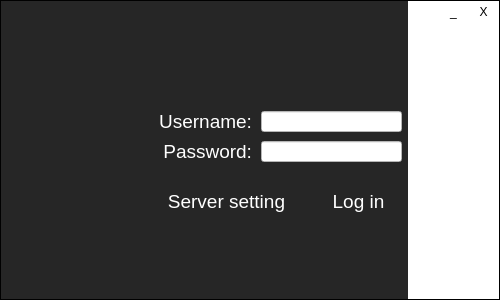
<?xml version="1.0" encoding="UTF-8"?>
<ui version="4.0">
 <class>Form</class>
 <widget class="QWidget" name="Form">
  <property name="geometry">
   <rect>
    <x>0</x>
    <y>0</y>
    <width>500</width>
    <height>300</height>
   </rect>
  </property>
  <property name="sizePolicy">
   <sizepolicy hsizetype="Fixed" vsizetype="Fixed">
    <horstretch>0</horstretch>
    <verstretch>0</verstretch>
   </sizepolicy>
  </property>
  <property name="windowTitle">
   <string>Form</string>
  </property>
  <property name="styleSheet">
   <string notr="true">background-color: #000000</string>
  </property>
  <layout class="QHBoxLayout" name="horizontalLayout" stretch="0,20">
   <property name="spacing">
    <number>0</number>
   </property>
   <property name="leftMargin">
    <number>1</number>
   </property>
   <property name="topMargin">
    <number>1</number>
   </property>
   <property name="rightMargin">
    <number>1</number>
   </property>
   <property name="bottomMargin">
    <number>1</number>
   </property>
   <item>
    <widget class="QStackedWidget" name="login_form_stacked_widget">
     <property name="sizePolicy">
      <sizepolicy hsizetype="Minimum" vsizetype="Minimum">
       <horstretch>0</horstretch>
       <verstretch>0</verstretch>
      </sizepolicy>
     </property>
     <property name="minimumSize">
      <size>
       <width>407</width>
       <height>298</height>
      </size>
     </property>
     <property name="styleSheet">
      <string notr="true">background-color: #262626</string>
     </property>
     <property name="inputMethodHints">
      <set>Qt::ImhNone</set>
     </property>
     <property name="currentIndex">
      <number>0</number>
     </property>
     <widget class="QWidget" name="stackedWidgetPage1">
      <widget class="QLabel" name="label_2">
       <property name="geometry">
        <rect>
         <x>150</x>
         <y>140</y>
         <width>101</width>
         <height>21</height>
        </rect>
       </property>
       <property name="font">
        <font>
         <family>Yu Gothic UI</family>
         <pointsize>14</pointsize>
         <weight>50</weight>
         <bold>false</bold>
        </font>
       </property>
       <property name="styleSheet">
        <string notr="true">color:white;</string>
       </property>
       <property name="text">
        <string>Password:</string>
       </property>
       <property name="alignment">
        <set>Qt::AlignRight|Qt::AlignTrailing|Qt::AlignVCenter</set>
       </property>
      </widget>
      <widget class="QLineEdit" name="password_edit">
       <property name="geometry">
        <rect>
         <x>260</x>
         <y>140</y>
         <width>141</width>
         <height>21</height>
        </rect>
       </property>
       <property name="font">
        <font>
         <family>Yu Gothic UI</family>
         <pointsize>10</pointsize>
         <weight>50</weight>
         <bold>false</bold>
        </font>
       </property>
       <property name="styleSheet">
        <string notr="true">background-color: #FFFFFF</string>
       </property>
       <property name="echoMode">
        <enum>QLineEdit::Password</enum>
       </property>
      </widget>
      <widget class="QLineEdit" name="username_edit">
       <property name="geometry">
        <rect>
         <x>260</x>
         <y>110</y>
         <width>141</width>
         <height>21</height>
        </rect>
       </property>
       <property name="font">
        <font>
         <family>Yu Gothic UI</family>
         <pointsize>10</pointsize>
         <weight>50</weight>
         <bold>false</bold>
        </font>
       </property>
       <property name="styleSheet">
        <string notr="true">background-color: #FFFFFF</string>
       </property>
      </widget>
      <widget class="QPushButton" name="login_button">
       <property name="geometry">
        <rect>
         <x>320</x>
         <y>180</y>
         <width>75</width>
         <height>41</height>
        </rect>
       </property>
       <property name="font">
        <font>
         <family>Yu Gothic UI</family>
         <pointsize>14</pointsize>
         <weight>50</weight>
         <bold>false</bold>
        </font>
       </property>
       <property name="styleSheet">
        <string notr="true">QPushButton{
background-color: #262626;
color:white;
border:none;
}
QPushButton:hover{
background-color: #323232;
}
QPushButton:disabled{
background-color: #FFFFFF;
color: #262626;
}</string>
       </property>
       <property name="text">
        <string>Log in</string>
       </property>
      </widget>
      <widget class="QLabel" name="label">
       <property name="geometry">
        <rect>
         <x>150</x>
         <y>110</y>
         <width>101</width>
         <height>21</height>
        </rect>
       </property>
       <property name="font">
        <font>
         <family>Yu Gothic UI</family>
         <pointsize>14</pointsize>
         <weight>50</weight>
         <bold>false</bold>
        </font>
       </property>
       <property name="styleSheet">
        <string notr="true">color:white;</string>
       </property>
       <property name="text">
        <string>Username:</string>
       </property>
       <property name="alignment">
        <set>Qt::AlignRight|Qt::AlignTrailing|Qt::AlignVCenter</set>
       </property>
      </widget>
      <widget class="QLabel" name="left_panel_icon_label">
       <property name="enabled">
        <bool>true</bool>
       </property>
       <property name="geometry">
        <rect>
         <x>-10</x>
         <y>10</y>
         <width>211</width>
         <height>91</height>
        </rect>
       </property>
       <property name="sizePolicy">
        <sizepolicy hsizetype="Preferred" vsizetype="Preferred">
         <horstretch>0</horstretch>
         <verstretch>0</verstretch>
        </sizepolicy>
       </property>
       <property name="minimumSize">
        <size>
         <width>180</width>
         <height>70</height>
        </size>
       </property>
       <property name="text">
        <string/>
       </property>
       <property name="pixmap">
        <pixmap>LOGO_login.png</pixmap>
       </property>
       <property name="scaledContents">
        <bool>true</bool>
       </property>
       <property name="alignment">
        <set>Qt::AlignCenter</set>
       </property>
      </widget>
      <widget class="QPushButton" name="server_setting_button">
       <property name="geometry">
        <rect>
         <x>160</x>
         <y>180</y>
         <width>131</width>
         <height>41</height>
        </rect>
       </property>
       <property name="font">
        <font>
         <family>Yu Gothic UI</family>
         <pointsize>14</pointsize>
         <weight>50</weight>
         <bold>false</bold>
        </font>
       </property>
       <property name="styleSheet">
        <string notr="true">QPushButton{
background-color: #262626;
color:white;
border:none;
}
QPushButton:hover{
background-color: #323232;
}
QPushButton:disabled{
background-color: #FFFFFF;
color: #262626;
}</string>
       </property>
       <property name="text">
        <string>Server setting</string>
       </property>
      </widget>
     </widget>
     <widget class="QWidget" name="page">
      <widget class="QLineEdit" name="sftp_host_edit">
       <property name="geometry">
        <rect>
         <x>250</x>
         <y>130</y>
         <width>141</width>
         <height>21</height>
        </rect>
       </property>
       <property name="font">
        <font>
         <family>Yu Gothic UI</family>
         <pointsize>10</pointsize>
         <weight>50</weight>
         <bold>false</bold>
        </font>
       </property>
       <property name="styleSheet">
        <string notr="true">background-color: #FFFFFF</string>
       </property>
       <property name="inputMethodHints">
        <set>Qt::ImhNone</set>
       </property>
       <property name="echoMode">
        <enum>QLineEdit::Normal</enum>
       </property>
      </widget>
      <widget class="QLineEdit" name="mysql_host_edit">
       <property name="geometry">
        <rect>
         <x>250</x>
         <y>100</y>
         <width>141</width>
         <height>21</height>
        </rect>
       </property>
       <property name="font">
        <font>
         <family>Yu Gothic UI</family>
         <pointsize>10</pointsize>
         <weight>50</weight>
         <bold>false</bold>
        </font>
       </property>
       <property name="styleSheet">
        <string notr="true">background-color: #FFFFFF</string>
       </property>
      </widget>
      <widget class="QLabel" name="label_3">
       <property name="geometry">
        <rect>
         <x>140</x>
         <y>100</y>
         <width>101</width>
         <height>21</height>
        </rect>
       </property>
       <property name="font">
        <font>
         <family>Yu Gothic UI</family>
         <pointsize>14</pointsize>
         <weight>50</weight>
         <bold>false</bold>
        </font>
       </property>
       <property name="styleSheet">
        <string notr="true">color:white;</string>
       </property>
       <property name="text">
        <string>MySQL host</string>
       </property>
       <property name="alignment">
        <set>Qt::AlignRight|Qt::AlignTrailing|Qt::AlignVCenter</set>
       </property>
      </widget>
      <widget class="QLabel" name="label_4">
       <property name="geometry">
        <rect>
         <x>140</x>
         <y>130</y>
         <width>101</width>
         <height>21</height>
        </rect>
       </property>
       <property name="font">
        <font>
         <family>Yu Gothic UI</family>
         <pointsize>14</pointsize>
         <weight>50</weight>
         <bold>false</bold>
        </font>
       </property>
       <property name="styleSheet">
        <string notr="true">color:white;</string>
       </property>
       <property name="text">
        <string>SFTP host</string>
       </property>
       <property name="alignment">
        <set>Qt::AlignRight|Qt::AlignTrailing|Qt::AlignVCenter</set>
       </property>
      </widget>
      <widget class="QLabel" name="label_5">
       <property name="geometry">
        <rect>
         <x>140</x>
         <y>160</y>
         <width>101</width>
         <height>21</height>
        </rect>
       </property>
       <property name="font">
        <font>
         <family>Yu Gothic UI</family>
         <pointsize>14</pointsize>
         <weight>50</weight>
         <bold>false</bold>
        </font>
       </property>
       <property name="styleSheet">
        <string notr="true">color:white;</string>
       </property>
       <property name="text">
        <string>MySQL port</string>
       </property>
       <property name="alignment">
        <set>Qt::AlignRight|Qt::AlignTrailing|Qt::AlignVCenter</set>
       </property>
      </widget>
      <widget class="QLineEdit" name="mysql_port_edit">
       <property name="geometry">
        <rect>
         <x>250</x>
         <y>160</y>
         <width>141</width>
         <height>21</height>
        </rect>
       </property>
       <property name="font">
        <font>
         <family>Yu Gothic UI</family>
         <pointsize>10</pointsize>
         <weight>50</weight>
         <bold>false</bold>
        </font>
       </property>
       <property name="styleSheet">
        <string notr="true">background-color: #FFFFFF</string>
       </property>
       <property name="inputMethodHints">
        <set>Qt::ImhDigitsOnly|Qt::ImhPreferNumbers</set>
       </property>
       <property name="text">
        <string/>
       </property>
      </widget>
      <widget class="QLineEdit" name="sftp_port_edit">
       <property name="geometry">
        <rect>
         <x>250</x>
         <y>190</y>
         <width>141</width>
         <height>21</height>
        </rect>
       </property>
       <property name="font">
        <font>
         <family>Yu Gothic UI</family>
         <pointsize>10</pointsize>
         <weight>50</weight>
         <bold>false</bold>
        </font>
       </property>
       <property name="styleSheet">
        <string notr="true">background-color: #FFFFFF</string>
       </property>
       <property name="inputMethodHints">
        <set>Qt::ImhNone</set>
       </property>
       <property name="echoMode">
        <enum>QLineEdit::Normal</enum>
       </property>
      </widget>
      <widget class="QLabel" name="label_6">
       <property name="geometry">
        <rect>
         <x>140</x>
         <y>190</y>
         <width>101</width>
         <height>21</height>
        </rect>
       </property>
       <property name="font">
        <font>
         <family>Yu Gothic UI</family>
         <pointsize>14</pointsize>
         <weight>50</weight>
         <bold>false</bold>
        </font>
       </property>
       <property name="styleSheet">
        <string notr="true">color:white;</string>
       </property>
       <property name="text">
        <string>SFTP port</string>
       </property>
       <property name="alignment">
        <set>Qt::AlignRight|Qt::AlignTrailing|Qt::AlignVCenter</set>
       </property>
      </widget>
      <widget class="QPushButton" name="server_setting_save_button">
       <property name="geometry">
        <rect>
         <x>320</x>
         <y>250</y>
         <width>75</width>
         <height>41</height>
        </rect>
       </property>
       <property name="font">
        <font>
         <family>Yu Gothic UI</family>
         <pointsize>14</pointsize>
         <weight>50</weight>
         <bold>false</bold>
        </font>
       </property>
       <property name="styleSheet">
        <string notr="true">QPushButton{
background-color: #262626;
color:white;
border:none;
}
QPushButton:hover{
background-color: #323232;
}
QPushButton:disabled{
background-color: #FFFFFF;
color: #262626;
}</string>
       </property>
       <property name="text">
        <string>Save</string>
       </property>
      </widget>
      <widget class="QPushButton" name="server_Setting_cancel_button">
       <property name="geometry">
        <rect>
         <x>230</x>
         <y>250</y>
         <width>75</width>
         <height>41</height>
        </rect>
       </property>
       <property name="font">
        <font>
         <family>Yu Gothic UI</family>
         <pointsize>14</pointsize>
         <weight>50</weight>
         <bold>false</bold>
        </font>
       </property>
       <property name="styleSheet">
        <string notr="true">QPushButton{
background-color: #262626;
color:white;
border:none;
}
QPushButton:hover{
background-color: #323232;
}
QPushButton:disabled{
background-color: #FFFFFF;
color: #262626;
}</string>
       </property>
       <property name="text">
        <string>Cancel</string>
       </property>
      </widget>
      <widget class="QLabel" name="left_panel_icon_label_2">
       <property name="enabled">
        <bool>true</bool>
       </property>
       <property name="geometry">
        <rect>
         <x>-10</x>
         <y>10</y>
         <width>211</width>
         <height>91</height>
        </rect>
       </property>
       <property name="sizePolicy">
        <sizepolicy hsizetype="Preferred" vsizetype="Preferred">
         <horstretch>0</horstretch>
         <verstretch>0</verstretch>
        </sizepolicy>
       </property>
       <property name="minimumSize">
        <size>
         <width>180</width>
         <height>70</height>
        </size>
       </property>
       <property name="text">
        <string/>
       </property>
       <property name="pixmap">
        <pixmap>../../../.designer/backup/그림1.png</pixmap>
       </property>
       <property name="scaledContents">
        <bool>true</bool>
       </property>
       <property name="alignment">
        <set>Qt::AlignCenter</set>
       </property>
      </widget>
      <zorder>server_setting_save_button</zorder>
      <zorder>server_Setting_cancel_button</zorder>
      <zorder>left_panel_icon_label_2</zorder>
      <zorder>label_5</zorder>
      <zorder>mysql_host_edit</zorder>
      <zorder>label_6</zorder>
      <zorder>sftp_host_edit</zorder>
      <zorder>label_4</zorder>
      <zorder>mysql_port_edit</zorder>
      <zorder>sftp_port_edit</zorder>
      <zorder>label_3</zorder>
     </widget>
    </widget>
   </item>
   <item>
    <widget class="QWidget" name="widget_2" native="true">
     <property name="styleSheet">
      <string notr="true">background-color: #FFFFFF</string>
     </property>
     <widget class="QPushButton" name="minimize_button">
      <property name="geometry">
       <rect>
        <x>30</x>
        <y>0</y>
        <width>31</width>
        <height>21</height>
       </rect>
      </property>
      <property name="font">
       <font>
        <family>Yu Gothic UI</family>
       </font>
      </property>
      <property name="styleSheet">
       <string notr="true">QPushButton{
background-color: #FFFF;
color:black;
border:none;
}
QPushButton:hover{
background-color: #DCDCDC;
}
QPushButton:disabled{
background-color: #FFFFFF;
color: #262626;
}</string>
      </property>
      <property name="text">
       <string>_</string>
      </property>
     </widget>
     <widget class="QPushButton" name="close_button">
      <property name="geometry">
       <rect>
        <x>60</x>
        <y>0</y>
        <width>31</width>
        <height>21</height>
       </rect>
      </property>
      <property name="font">
       <font>
        <family>Yu Gothic UI</family>
       </font>
      </property>
      <property name="styleSheet">
       <string notr="true">QPushButton{
background-color: #FFFF;
color:black;
border:none;
}
QPushButton:hover{
background-color: #FF0000;
}
QPushButton:disabled{
background-color: #FFFFFF;
color: #262626;
}</string>
      </property>
      <property name="text">
       <string>X</string>
      </property>
     </widget>
    </widget>
   </item>
  </layout>
 </widget>
 <tabstops>
  <tabstop>mysql_host_edit</tabstop>
  <tabstop>sftp_host_edit</tabstop>
  <tabstop>mysql_port_edit</tabstop>
  <tabstop>sftp_port_edit</tabstop>
  <tabstop>server_Setting_cancel_button</tabstop>
  <tabstop>server_setting_save_button</tabstop>
  <tabstop>username_edit</tabstop>
  <tabstop>password_edit</tabstop>
  <tabstop>server_setting_button</tabstop>
  <tabstop>login_button</tabstop>
  <tabstop>minimize_button</tabstop>
  <tabstop>close_button</tabstop>
 </tabstops>
 <resources/>
 <connections>
  <connection>
   <sender>close_button</sender>
   <signal>clicked()</signal>
   <receiver>Form</receiver>
   <slot>close()</slot>
   <hints>
    <hint type="sourcelabel">
     <x>498</x>
     <y>12</y>
    </hint>
    <hint type="destinationlabel">
     <x>499</x>
     <y>69</y>
    </hint>
   </hints>
  </connection>
  <connection>
   <sender>minimize_button</sender>
   <signal>clicked()</signal>
   <receiver>Form</receiver>
   <slot>showMinimized()</slot>
   <hints>
    <hint type="sourcelabel">
     <x>468</x>
     <y>17</y>
    </hint>
    <hint type="destinationlabel">
     <x>499</x>
     <y>101</y>
    </hint>
   </hints>
  </connection>
  <connection>
   <sender>server_setting_save_button</sender>
   <signal>clicked()</signal>
   <receiver>Form</receiver>
   <slot>server_setting_save_button_clicked()</slot>
   <hints>
    <hint type="sourcelabel">
     <x>358</x>
     <y>273</y>
    </hint>
    <hint type="destinationlabel">
     <x>357</x>
     <y>410</y>
    </hint>
   </hints>
  </connection>
  <connection>
   <sender>server_Setting_cancel_button</sender>
   <signal>clicked()</signal>
   <receiver>Form</receiver>
   <slot>server_setting_cancel_button_clicked()</slot>
   <hints>
    <hint type="sourcelabel">
     <x>271</x>
     <y>291</y>
    </hint>
    <hint type="destinationlabel">
     <x>264</x>
     <y>426</y>
    </hint>
   </hints>
  </connection>
  <connection>
   <sender>login_button</sender>
   <signal>clicked()</signal>
   <receiver>Form</receiver>
   <slot>login_button_clicked()</slot>
   <hints>
    <hint type="sourcelabel">
     <x>350</x>
     <y>208</y>
    </hint>
    <hint type="destinationlabel">
     <x>364</x>
     <y>497</y>
    </hint>
   </hints>
  </connection>
  <connection>
   <sender>server_setting_button</sender>
   <signal>clicked()</signal>
   <receiver>Form</receiver>
   <slot>server_setting_button_clicked()</slot>
   <hints>
    <hint type="sourcelabel">
     <x>225</x>
     <y>189</y>
    </hint>
    <hint type="destinationlabel">
     <x>205</x>
     <y>391</y>
    </hint>
   </hints>
  </connection>
  <connection>
   <sender>password_edit</sender>
   <signal>returnPressed()</signal>
   <receiver>Form</receiver>
   <slot>login_button_clicked()</slot>
   <hints>
    <hint type="sourcelabel">
     <x>303</x>
     <y>150</y>
    </hint>
    <hint type="destinationlabel">
     <x>301</x>
     <y>394</y>
    </hint>
   </hints>
  </connection>
  <connection>
   <sender>username_edit</sender>
   <signal>returnPressed()</signal>
   <receiver>Form</receiver>
   <slot>login_button_clicked()</slot>
   <hints>
    <hint type="sourcelabel">
     <x>342</x>
     <y>120</y>
    </hint>
    <hint type="destinationlabel">
     <x>302</x>
     <y>421</y>
    </hint>
   </hints>
  </connection>
 </connections>
 <slots>
  <slot>login_button_clicked()</slot>
  <slot>server_setting_save_button_clicked()</slot>
  <slot>server_setting_cancel_button_clicked()</slot>
  <slot>server_setting_button_clicked()</slot>
 </slots>
</ui>
